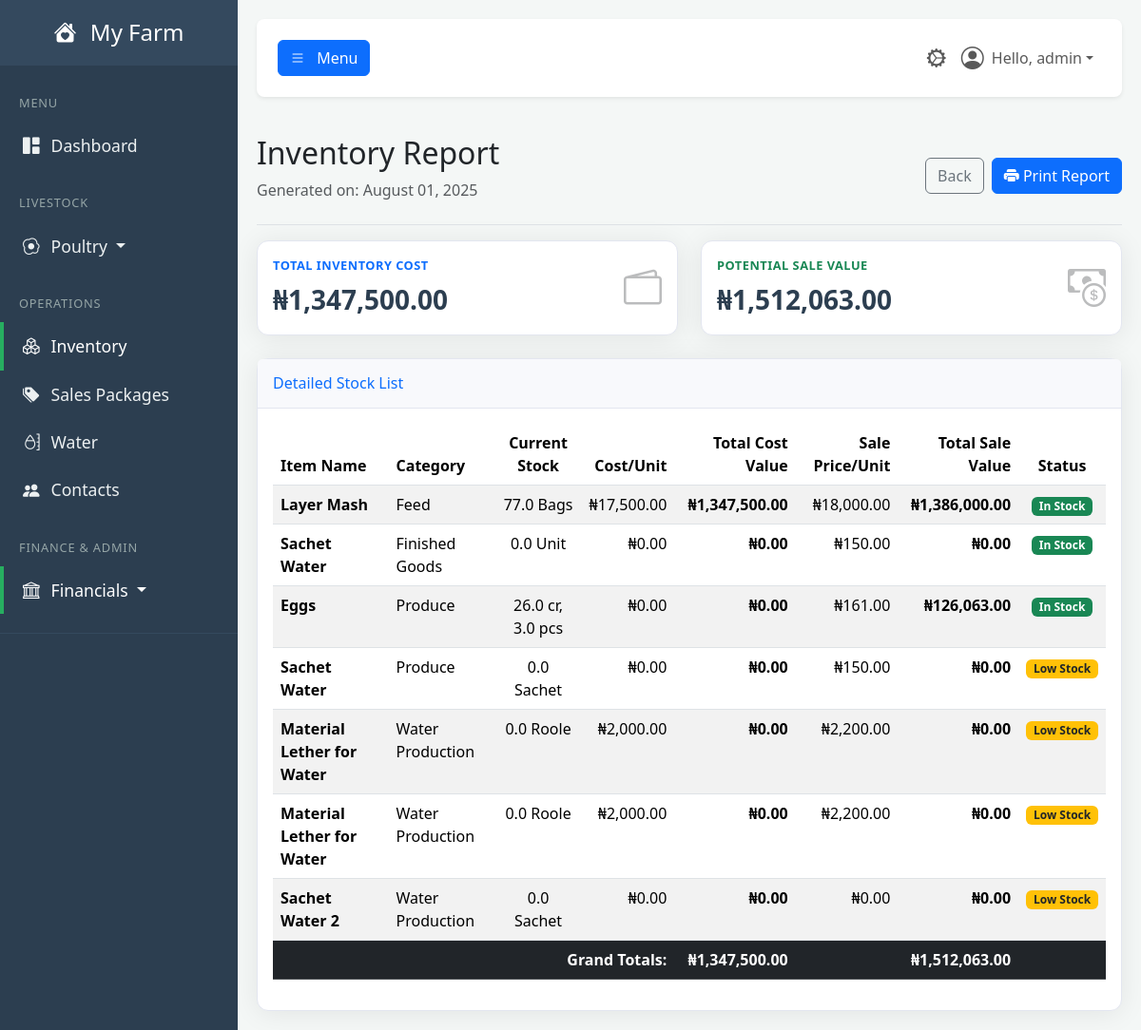
The app's page /report/inventory (signed in), older data.
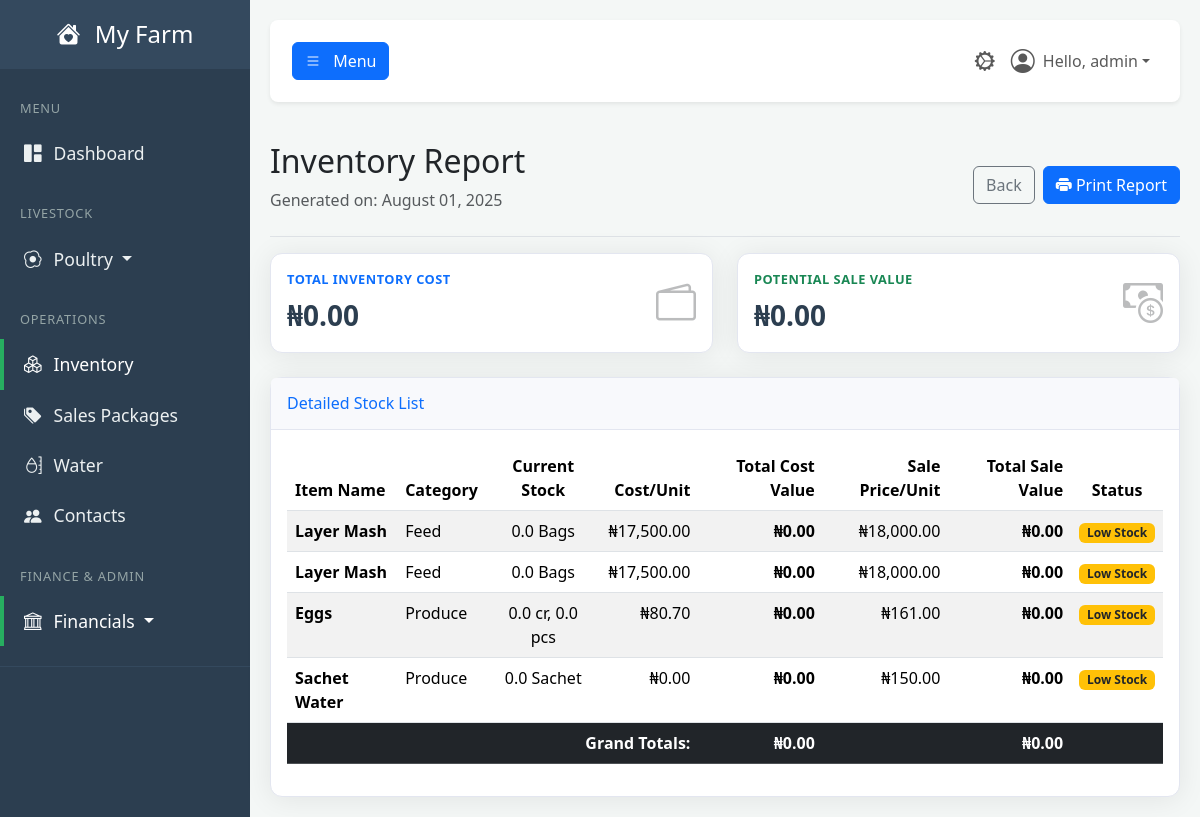
The same page, newer data.
### tables this page shows
CREATE TABLE inventory (
            id INTEGER PRIMARY KEY,
            name TEXT NOT NULL,
            category TEXT NOT NULL,
            quantity REAL NOT NULL,
            unit TEXT NOT NULL,
            unit_cost REAL NOT NULL DEFAULT 0,
            sale_price REAL NOT NULL DEFAULT 0,
            low_stock_threshold REAL,
            expiry_date TEXT,
            created_at TIMESTAMP DEFAULT CURRENT_TIMESTAMP
        );

### app.py (the view)
@app.route('/report/inventory')
@login_required
@permission_required('view_reports')
def report_inventory():
    db = get_db()
    inventory_items = db.execute("""
        SELECT
            name, category, quantity, unit,
            unit_cost, sale_price, low_stock_threshold,
            (quantity * unit_cost) AS total_cost_value,
            (quantity * sale_price) AS total_sale_value
        FROM inventory
        ORDER BY category, name
    """).fetchall()
    total_inventory_cost = sum(item['total_cost_value'] for item in inventory_items if item['total_cost_value'] is not None)
    total_inventory_sale_value = sum(item['total_sale_value'] for item in inventory_items if item['total_sale_value'] is not None)
    report_date = date.today().strftime('%B %d, %Y')
    return render_template(
        'report_inventory.html', # <-- This is the final, correct filename.
        user=g.user,
        inventory_items=inventory_items,
        total_inventory_cost=total_inventory_cost,
        total_inventory_sale_value=total_inventory_sale_value,
        report_date=report_date,
        now=datetime.utcnow()
    )

### app.py (called while the page is built)
def get_db():
    if 'db' not in g:
        g.db = sqlite3.connect(DATABASE)
        g.db.row_factory = sqlite3.Row
    return g.db

def login_required(f):
    @wraps(f)
    def decorated_function(*args, **kwargs):
        if 'user_id' not in session:
            flash('Please log in to access this page.', 'warning')
            return redirect(url_for('login'))
        g.user = User.get_by_id(session['user_id'])
        if not g.user:
            session.clear()
            return redirect(url_for('login'))
        return f(*args, **kwargs)
    return decorated_function

def permission_required(permission_name):
    def decorator(f):
        @wraps(f)
        def decorated_function(*args, **kwargs):
            if not hasattr(g, 'user') or not g.user.has_permission(permission_name):
                flash('You do not have the required permission.', 'danger')
                return redirect(url_for('dashboard'))
            return f(*args, **kwargs)
        return decorated_function
    return decorator

### templates/report_inventory.html (shortened to what the changed rows need)
{% extends "base.html" %}
{% block content %}
    <div class="d-flex justify-content-between flex-wrap flex-md-nowrap align-items-center pt-3 pb-2 mb-3 border-bottom no-print">
        <div>
            <h1 class="h2">Inventory Report</h1>
        </div>
    </div>
    <div class="row mb-4">
        <div class="col-md-6">
            <div class="card shadow-sm h-100"><div class="card-body"><div class="row align-items-center"><div class="col"><div class="kpi-label text-primary">Total Inventory Cost</div><div class="kpi-value">₦{{ '{:,.2f}'.format(total_inventory_cost) }}</div></div><div class="col-auto kpi-icon"><i class="bi bi-wallet2"></i></div></div></div></div>
        </div>
        <div class="col-md-6">
            <div class="card shadow-sm h-100"><div class="card-body"><div class="row align-items-center"><div class="col"><div class="kpi-label text-success">Potential Sale Value</div><div class="kpi-value">₦{{ '{:,.2f}'.format(total_inventory_sale_value) }}</div></div><div class="col-auto kpi-icon"><i class="bi bi-cash-coin"></i></div></div></div></div>
        </div>
    </div>
    <div class="card shadow-sm">
        <div class="card-body">
            <div class="table-responsive">
                <table class="table table-striped table-hover">
                    <thead>
                        <tr>
                            <th>Item Name</th><th>Category</th><th class="text-center">Current Stock</th>
                            <th class="text-end">Cost/Unit</th><th class="text-end">Total Cost Value</th>
                            <th class="text-end">Sale Price/Unit</th><th class="text-end">Total Sale Value</th>
                            <th class="text-center">Status</th>
                        </tr>
                    </thead>
                    <tbody>
                        {% for item in inventory_items %}
                        <tr>
                            <td><strong>{{ item.name }}</strong></td>
                            <td>{{ item.category }}</td>
                            <td class="text-center">
                                {% if item.name == 'Eggs' %}{% set crates = (item.quantity // 30) %}{% set pieces = (item.quantity % 30) %}{{ crates }} cr, {{ pieces }} pcs{% else %}{{ item.quantity }} {{ item.unit }}{% endif %}
                            </td>
                            <td class="text-end">₦{{ '{:,.2f}'.format(item.unit_cost or 0) }}</td>
                            <td class="text-end"><strong>₦{{ '{:,.2f}'.format(item.total_cost_value or 0) }}</strong></td>
                            <td class="text-end">₦{{ '{:,.2f}'.format(item.sale_price or 0) }}</td>
                            <td class="text-end"><strong>₦{{ '{:,.2f}'.format(item.total_sale_value or 0) }}</strong></td>
                            <td class="text-center">
                                {% if item.low_stock_threshold is not none and item.quantity is not none and item.quantity <= item.low_stock_threshold %}
                                    <span class="badge bg-warning text-dark">Low Stock</span>
                                {% else %}
                                    <span class="badge bg-success">In Stock</span>
                                {% endif %}
                            </td>
                        </tr>
                        {% else %}
                        <tr><td colspan="8" class="text-center text-muted">No inventory items to report.</td></tr>
                        {% endfor %}
                    </tbody>
                    <tfoot>
                        <tr class="table-dark"><th colspan="4" class="text-end">Grand Totals:</th><th class="text-end">₦{{ '{:,.2f}'.format(total_inventory_cost) }}</th><th></th><th class="text-end">₦{{ '{:,.2f}'.format(total_inventory_sale_value) }}</th><th></th></tr>
                    </tfoot>
                </table>
            </div>
        </div>
    </div>
{% endblock %}

Row changes from the older to the newer data that the page shows:
removed inventory: name "Sachet Water", category "Finished Goods", quantity "0.0", unit "Unit", unit_cost "0.00", total_cost_value "0.00", sale_price "150.00", total_sale_value "0.00", shows "In Stock"
removed inventory: name "Material Lether for Water", category "Water Production", quantity "0.0", unit "Roole", unit_cost "2,000.00", quantity "0.00", sale_price "2,200.00", low_stock_threshold "Low Stock"
removed inventory: name "Material Lether for Water", category "Water Production", quantity "0.0", unit "Roole", unit_cost "2,000.00", quantity "0.00", sale_price "2,200.00", low_stock_threshold "Low Stock"
removed inventory: name "Sachet Water 2", category "Water Production", quantity "0.0", unit "Sachet", unit_cost "0.00", total_cost_value "0.00", sale_price "0.00", total_sale_value "0.00", low_stock_threshold "Low Stock"
changed inventory (number 1 of 4 on the later page): quantity "77.0" → "0.0"; quantity "1,347,500.00" → "0.00"; quantity "1,386,000.00" → "0.00"; quantity "In Stock" → "Low Stock"
added inventory: name "Layer Mash", category "Feed", quantity "0.0", unit "Bags", unit_cost "17,500.00", quantity "0.00", sale_price "18,000.00", low_stock_threshold "Low Stock"
changed inventory "Eggs": quantity "26.0" → "0.0"; quantity "3.0" → "0.0"; unit_cost "0.00" → "80.70"; quantity "126,063.00" → "0.00"; quantity "In Stock" → "Low Stock"
Text that changed along with them:
{{ '{:,.2f}'.format(total_inventory_cost) }}: "1,347,500.00" → "0.00"
{{ '{:,.2f}'.format(total_inventory_sale_value) }}: "1,512,063.00" → "0.00"
